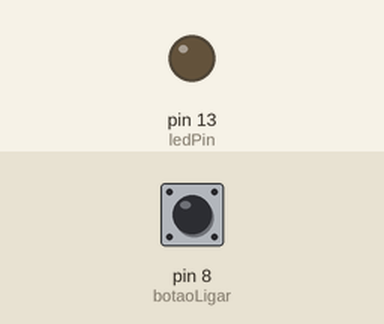
Simulated run of this sketch. Board: Arduino Uno, built with avr-gcc and run on an emulated ATmega328P. Shown: output pins drawn as LEDs (lit = HIGH). Inputs (shaded band) come from the test bench; at power-on: pin 8 (botaoLigar) LOW.

Above: at 1.2 s.
1.3 s: pin 8 (botaoLigar) pulled HIGH for 0.15 s
At 1.37 s:
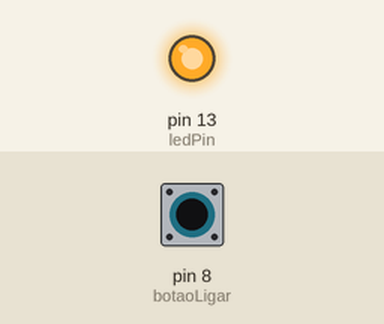
2.9 s: pin 8 (botaoLigar) pulled HIGH for 3.2 s
At 6.7 s:
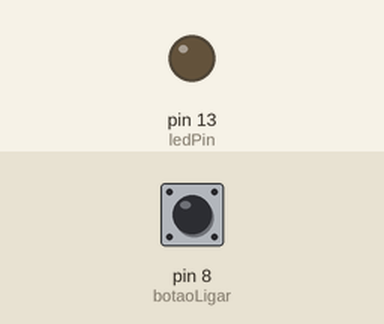
Timing chart, 0 to 8.2 s (numbered marks = the images above; inputs shaded):
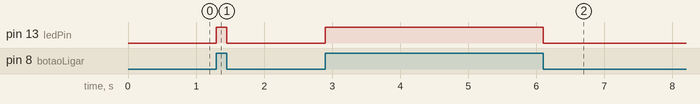

Measured:
- after the input at 1.3 s, pin 13 (ledPin): LOW → HIGH at once, → LOW 0.15 s later
- after the input at 2.9 s, pin 13 (ledPin): LOW → HIGH at once, → LOW 3.2 s later

The sketch:

botao_ligar.ino
```cpp
// Acende e apaga LED com interrruprot

int ledPin=13;
int botaoLigar=8;
int ligado = 0; //armazena estado pino de entrada

void setup() {
  // put your setup code here, to run once:
  pinMode(ledPin,OUTPUT);
  pinMode (botaoLigar,INPUT);

}

void loop() {
  // put your main code here, to run repeatedly:
ligado = digitalRead (botaoLigar);

//verificar se o notao esta pressionado

if (ligado==HIGH)
  digitalWrite(ledPin,HIGH);

  else
    digitalWrite(ledPin,LOW);

}
```
